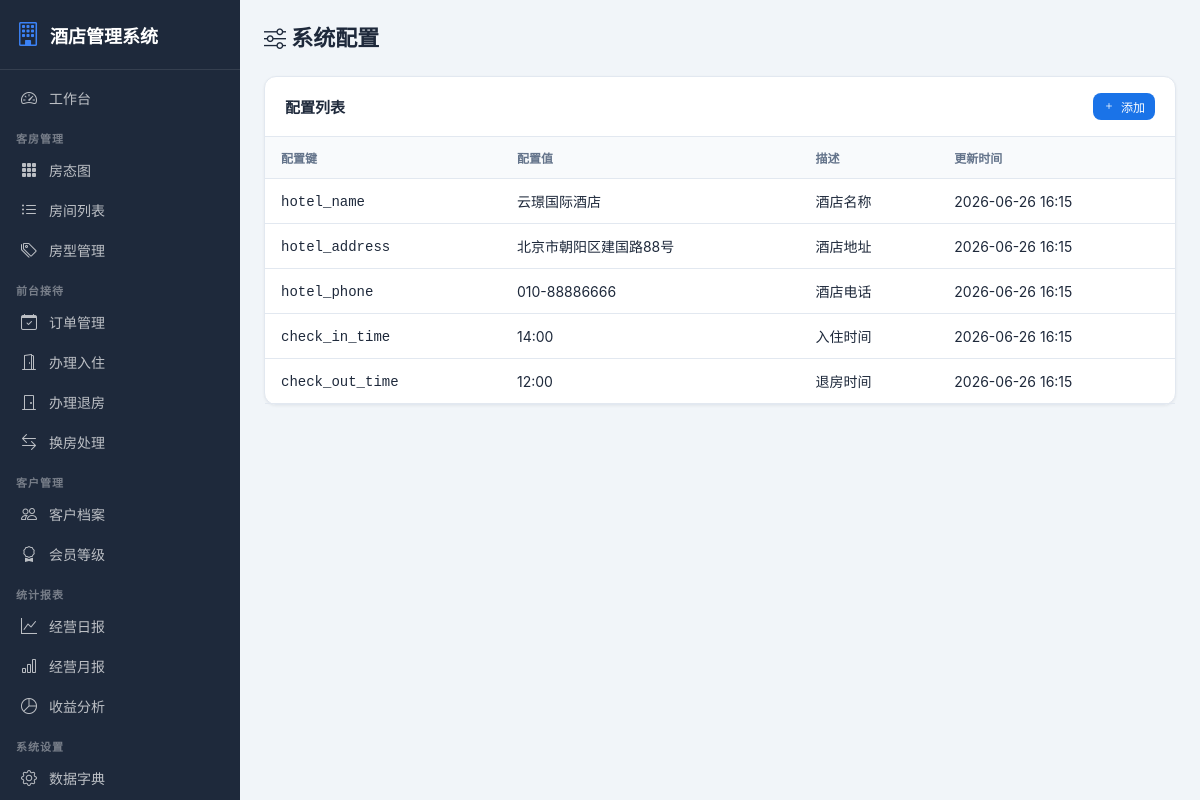
/system/config/ (signed in), run on the app's committed database.
### system_config/models.py (models this page shows, shortened)
class HotelConfig(models.Model):
    key = models.CharField(verbose_name="配置键", max_length=100, unique=True)
    value = models.TextField(verbose_name="配置值")
    description = models.TextField(verbose_name="描述", blank=True)
    updated_at = models.DateTimeField(verbose_name="更新时间", auto_now=True)
    class Meta:
        verbose_name = "酒店配置"
        verbose_name_plural = "酒店配置"

### system_config/views.py (the view, shortened to what this page needs)
# urls.py: path("config/", views.hotel_config, name="hotel_config"),
@login_required
def hotel_config(request):
    configs = HotelConfig.objects.all()
    return render(request, "system_config/hotel_config.html", {"configs": configs})

### system_config/templates/system_config/hotel_config.html (shortened to what this page needs)
{% extends 'base.html' %}
{% block content %}
<div class="page-header"><h1><i class="bi bi-sliders"></i> 系统配置</h1></div>
<div class="card"><div class="card-header">配置列表 <button class="btn btn-primary btn-sm" onclick="document.getElementById('configModal').style.display='flex'"><i class="bi bi-plus"></i> 添加</button></div>
<div class="card-body" style="padding:0">
<table class="table">
<thead><tr><th>配置键</th><th>配置值</th><th>描述</th><th>更新时间</th></tr></thead>
<tbody>
{% for c in configs %}
<tr><td><code>{{ c.key }}</code></td><td>{{ c.value }}</td><td>{{ c.description }}</td><td>{{ c.updated_at|date:"Y-m-d H:i" }}</td></tr>
{% empty %}
<tr><td colspan="4" style="text-align:center;color:var(--text-light);padding:30px">暂无配置</td></tr>
{% endfor %}
</tbody></table></div></div>
{% endblock %}

### static/css/style.css (style rules this page uses)
:root { --primary: #1a73e8; --primary-dark: #1557b0; --sidebar-bg: #1e293b; --sidebar-hover: #334155; --bg: #f1f5f9; --card-bg: #ffffff; --text: #1e293b; --text-light: #64748b; --border: #e2e8f0; --success: #10b981; --warning: #f59e0b; --danger: #ef4444; --info: #3b82f6; }
* { margin: 0; padding: 0; box-sizing: border-box; }
body { font-family: -apple-system, BlinkMacSystemFont, "Segoe UI", Roboto, "PingFang SC", "Microsoft YaHei", sans-serif; background: var(--bg); color: var(--text); display: flex; min-height: 100vh; }
.page-header { display: flex; justify-content: space-between; align-items: center; margin-bottom: 24px; }
.page-header h1 { font-size: 22px; font-weight: 700; }
.card { background: var(--card-bg); border-radius: 12px; box-shadow: 0 1px 3px rgba(0,0,0,0.06); border: 1px solid var(--border); margin-bottom: 16px; }
.card-header { padding: 16px 20px; border-bottom: 1px solid var(--border); font-weight: 600; font-size: 15px; display: flex; justify-content: space-between; align-items: center; }
.card-body { padding: 20px; }
.table { width: 100%; border-collapse: collapse; }
.table th { text-align: left; padding: 12px 16px; font-size: 12px; font-weight: 600; text-transform: uppercase; color: var(--text-light); background: #f8fafc; border-bottom: 1px solid var(--border); }
.table td { padding: 12px 16px; border-bottom: 1px solid var(--border); font-size: 14px; }
.btn { display: inline-flex; align-items: center; gap: 6px; padding: 8px 16px; border-radius: 8px; font-size: 14px; font-weight: 500; border: none; cursor: pointer; text-decoration: none; transition: all 0.15s; }
.btn-primary { background: var(--primary); color: #fff; }
.btn-sm { padding: 5px 10px; font-size: 12px; }

### data on the page
HotelConfig: key "hotel_name", value "云璟国际酒店", description "酒店名称", updated_at "2026-06-26 16:15"
HotelConfig: key "hotel_address", value "北京市朝阳区建国路88号", description "酒店地址", updated_at "2026-06-26 16:15"
HotelConfig: key "hotel_phone", value "010-88886666", description "酒店电话", updated_at "2026-06-26 16:15"
HotelConfig: key "check_in_time", value "14:00", description "入住时间", updated_at "2026-06-26 16:15"
HotelConfig: key "check_out_time", value "12:00", description "退房时间", updated_at "2026-06-26 16:15"
